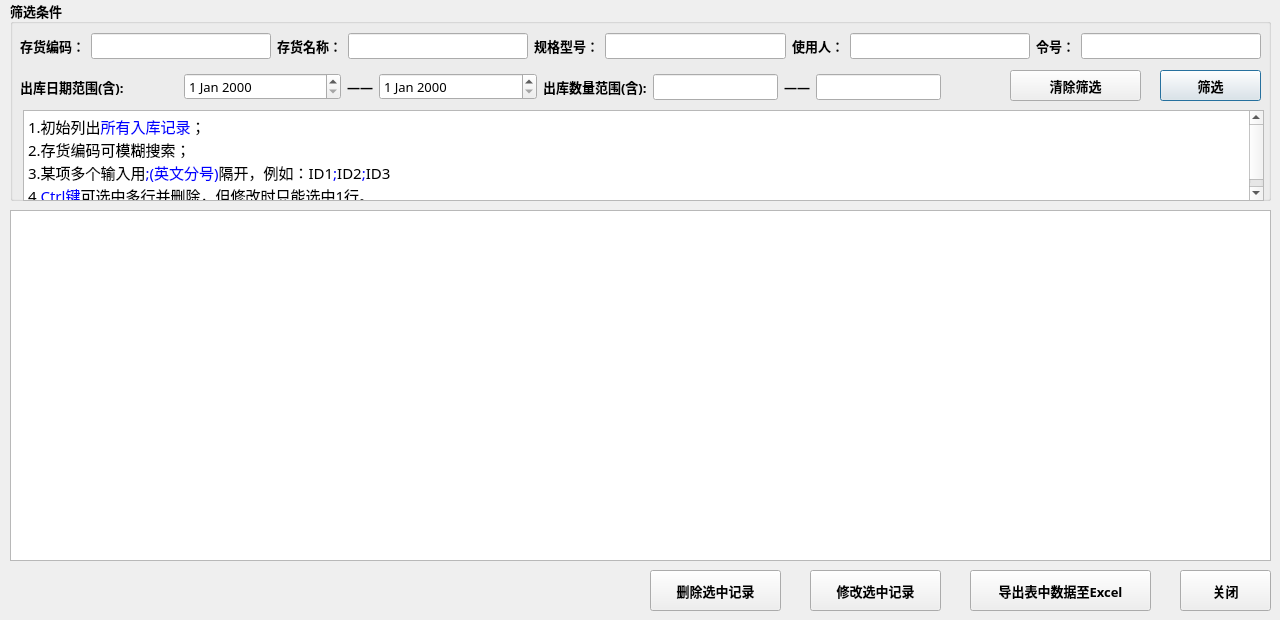
<?xml version="1.0" encoding="UTF-8"?>
<ui version="4.0">
 <class>out_info</class>
 <widget class="QDialog" name="out_info">
  <property name="geometry">
   <rect>
    <x>0</x>
    <y>0</y>
    <width>1280</width>
    <height>620</height>
   </rect>
  </property>
  <property name="windowTitle">
   <string>出库信息管理</string>
  </property>
  <widget class="QTableView" name="tableView">
   <property name="geometry">
    <rect>
     <x>10</x>
     <y>210</y>
     <width>1261</width>
     <height>351</height>
    </rect>
   </property>
  </widget>
  <widget class="QGroupBox" name="groupBox">
   <property name="geometry">
    <rect>
     <x>10</x>
     <y>0</y>
     <width>1261</width>
     <height>201</height>
    </rect>
   </property>
   <property name="font">
    <font>
     <family>微软雅黑</family>
     <pointsize>10</pointsize>
     <weight>75</weight>
     <bold>true</bold>
    </font>
   </property>
   <property name="title">
    <string>筛选条件</string>
   </property>
   <widget class="QWidget" name="horizontalLayoutWidget">
    <property name="geometry">
     <rect>
      <x>10</x>
      <y>30</y>
      <width>1241</width>
      <height>32</height>
     </rect>
    </property>
    <layout class="QHBoxLayout" name="horizontalLayout">
     <item>
      <widget class="QLabel" name="label">
       <property name="text">
        <string>存货编码：</string>
       </property>
      </widget>
     </item>
     <item>
      <widget class="QLineEdit" name="id">
       <property name="font">
        <font>
         <family>微软雅黑</family>
         <pointsize>10</pointsize>
         <weight>50</weight>
         <bold>false</bold>
        </font>
       </property>
      </widget>
     </item>
     <item>
      <widget class="QLabel" name="label_2">
       <property name="text">
        <string>存货名称：</string>
       </property>
      </widget>
     </item>
     <item>
      <widget class="QLineEdit" name="name">
       <property name="font">
        <font>
         <family>微软雅黑</family>
         <pointsize>10</pointsize>
         <weight>50</weight>
         <bold>false</bold>
        </font>
       </property>
      </widget>
     </item>
     <item>
      <widget class="QLabel" name="label_9">
       <property name="text">
        <string>规格型号：</string>
       </property>
      </widget>
     </item>
     <item>
      <widget class="QLineEdit" name="spec_lineEdit">
       <property name="font">
        <font>
         <family>微软雅黑</family>
         <pointsize>10</pointsize>
         <weight>50</weight>
         <bold>false</bold>
        </font>
       </property>
      </widget>
     </item>
     <item>
      <widget class="QLabel" name="label_7">
       <property name="text">
        <string>使用人：</string>
       </property>
      </widget>
     </item>
     <item>
      <widget class="QLineEdit" name="user_lineEdit">
       <property name="font">
        <font>
         <family>微软雅黑</family>
         <pointsize>10</pointsize>
         <weight>50</weight>
         <bold>false</bold>
        </font>
       </property>
      </widget>
     </item>
     <item>
      <widget class="QLabel" name="label_8">
       <property name="text">
        <string>令号：</string>
       </property>
      </widget>
     </item>
     <item>
      <widget class="QLineEdit" name="agree_lineEdit">
       <property name="font">
        <font>
         <family>微软雅黑</family>
         <pointsize>10</pointsize>
         <weight>50</weight>
         <bold>false</bold>
        </font>
       </property>
      </widget>
     </item>
    </layout>
   </widget>
   <widget class="QWidget" name="horizontalLayoutWidget_2">
    <property name="geometry">
     <rect>
      <x>10</x>
      <y>71</y>
      <width>921</width>
      <height>32</height>
     </rect>
    </property>
    <layout class="QHBoxLayout" name="horizontalLayout_2" stretch="10,10,1,10,0,0,0,0">
     <item>
      <widget class="QLabel" name="label_3">
       <property name="text">
        <string>出库日期范围(含):</string>
       </property>
      </widget>
     </item>
     <item>
      <widget class="QDateEdit" name="st_dateEdit">
       <property name="font">
        <font>
         <family>微软雅黑</family>
         <pointsize>10</pointsize>
         <weight>50</weight>
         <bold>false</bold>
        </font>
       </property>
      </widget>
     </item>
     <item>
      <widget class="QLabel" name="label_4">
       <property name="text">
        <string>——</string>
       </property>
      </widget>
     </item>
     <item>
      <widget class="QDateEdit" name="ed_dateEdit">
       <property name="font">
        <font>
         <family>微软雅黑</family>
         <pointsize>10</pointsize>
         <weight>50</weight>
         <bold>false</bold>
        </font>
       </property>
      </widget>
     </item>
     <item>
      <widget class="QLabel" name="label_5">
       <property name="text">
        <string>出库数量范围(含):</string>
       </property>
      </widget>
     </item>
     <item>
      <widget class="QLineEdit" name="st_num">
       <property name="font">
        <font>
         <family>微软雅黑</family>
         <pointsize>10</pointsize>
         <weight>50</weight>
         <bold>false</bold>
        </font>
       </property>
      </widget>
     </item>
     <item>
      <widget class="QLabel" name="label_10">
       <property name="text">
        <string>——</string>
       </property>
      </widget>
     </item>
     <item>
      <widget class="QLineEdit" name="ed_num">
       <property name="font">
        <font>
         <family>微软雅黑</family>
         <pointsize>10</pointsize>
         <weight>50</weight>
         <bold>false</bold>
        </font>
       </property>
      </widget>
     </item>
    </layout>
   </widget>
   <widget class="QPushButton" name="query_btn">
    <property name="geometry">
     <rect>
      <x>1150</x>
      <y>70</y>
      <width>101</width>
      <height>31</height>
     </rect>
    </property>
    <property name="font">
     <font>
      <family>微软雅黑</family>
      <pointsize>10</pointsize>
      <weight>75</weight>
      <bold>true</bold>
     </font>
    </property>
    <property name="text">
     <string>筛选</string>
    </property>
   </widget>
   <widget class="QPushButton" name="clear_query_btn">
    <property name="geometry">
     <rect>
      <x>1000</x>
      <y>70</y>
      <width>131</width>
      <height>31</height>
     </rect>
    </property>
    <property name="font">
     <font>
      <family>微软雅黑</family>
      <pointsize>10</pointsize>
      <weight>75</weight>
      <bold>true</bold>
     </font>
    </property>
    <property name="text">
     <string>清除筛选</string>
    </property>
   </widget>
   <widget class="QTextEdit" name="textEdit">
    <property name="geometry">
     <rect>
      <x>13</x>
      <y>110</y>
      <width>1241</width>
      <height>91</height>
     </rect>
    </property>
    <property name="readOnly">
     <bool>true</bool>
    </property>
    <property name="html">
     <string>&lt;!DOCTYPE HTML PUBLIC &quot;-//W3C//DTD HTML 4.0//EN&quot; &quot;http://www.w3.org/TR/REC-html40/strict.dtd&quot;&gt;
&lt;html&gt;&lt;head&gt;&lt;meta name=&quot;qrichtext&quot; content=&quot;1&quot; /&gt;&lt;style type=&quot;text/css&quot;&gt;
p, li { white-space: pre-wrap; }
&lt;/style&gt;&lt;/head&gt;&lt;body style=&quot; font-family:'微软雅黑'; font-size:10pt; font-weight:600; font-style:normal;&quot;&gt;
&lt;p style=&quot; margin-top:0px; margin-bottom:0px; margin-left:0px; margin-right:0px; -qt-block-indent:0; text-indent:0px;&quot;&gt;&lt;span style=&quot; font-size:11pt; font-weight:400;&quot;&gt;1.初始列出&lt;/span&gt;&lt;span style=&quot; font-size:11pt; font-weight:400; color:#0000ff;&quot;&gt;所有入库记录&lt;/span&gt;&lt;span style=&quot; font-size:11pt; font-weight:400;&quot;&gt;；&lt;/span&gt;&lt;/p&gt;
&lt;p style=&quot; margin-top:0px; margin-bottom:0px; margin-left:0px; margin-right:0px; -qt-block-indent:0; text-indent:0px;&quot;&gt;&lt;span style=&quot; font-size:11pt; font-weight:400;&quot;&gt;2.存货编码可模糊搜索；&lt;/span&gt;&lt;/p&gt;
&lt;p style=&quot; margin-top:0px; margin-bottom:0px; margin-left:0px; margin-right:0px; -qt-block-indent:0; text-indent:0px;&quot;&gt;&lt;span style=&quot; font-size:11pt; font-weight:400;&quot;&gt;3.某项多个输入用&lt;/span&gt;&lt;span style=&quot; font-size:11pt; font-weight:400; color:#0000ff;&quot;&gt;;(英文分号)&lt;/span&gt;&lt;span style=&quot; font-size:11pt; font-weight:400;&quot;&gt;隔开，例如：ID1&lt;/span&gt;&lt;span style=&quot; font-size:11pt; font-weight:400; color:#0000ff;&quot;&gt;;&lt;/span&gt;&lt;span style=&quot; font-size:11pt; font-weight:400;&quot;&gt;ID2&lt;/span&gt;&lt;span style=&quot; font-size:11pt; font-weight:400; color:#0000ff;&quot;&gt;;&lt;/span&gt;&lt;span style=&quot; font-size:11pt; font-weight:400;&quot;&gt;ID3&lt;/span&gt;&lt;/p&gt;
&lt;p style=&quot; margin-top:0px; margin-bottom:0px; margin-left:0px; margin-right:0px; -qt-block-indent:0; text-indent:0px;&quot;&gt;&lt;span style=&quot; font-size:11pt; font-weight:400;&quot;&gt;4.&lt;/span&gt;&lt;span style=&quot; font-size:11pt; font-weight:400; color:#0000ff;&quot;&gt;Ctrl键&lt;/span&gt;&lt;span style=&quot; font-size:11pt; font-weight:400;&quot;&gt;可选中多行并删除，但修改时只能选中1行。&lt;/span&gt;&lt;/p&gt;&lt;/body&gt;&lt;/html&gt;</string>
    </property>
   </widget>
  </widget>
  <widget class="QPushButton" name="del_btn">
   <property name="geometry">
    <rect>
     <x>650</x>
     <y>570</y>
     <width>131</width>
     <height>41</height>
    </rect>
   </property>
   <property name="font">
    <font>
     <family>微软雅黑</family>
     <pointsize>10</pointsize>
     <weight>75</weight>
     <bold>true</bold>
    </font>
   </property>
   <property name="text">
    <string>删除选中记录</string>
   </property>
  </widget>
  <widget class="QPushButton" name="update_btn">
   <property name="geometry">
    <rect>
     <x>810</x>
     <y>570</y>
     <width>131</width>
     <height>41</height>
    </rect>
   </property>
   <property name="font">
    <font>
     <family>微软雅黑</family>
     <pointsize>10</pointsize>
     <weight>75</weight>
     <bold>true</bold>
    </font>
   </property>
   <property name="text">
    <string>修改选中记录</string>
   </property>
  </widget>
  <widget class="QPushButton" name="export_excel">
   <property name="geometry">
    <rect>
     <x>970</x>
     <y>570</y>
     <width>181</width>
     <height>41</height>
    </rect>
   </property>
   <property name="font">
    <font>
     <family>微软雅黑</family>
     <pointsize>10</pointsize>
     <weight>75</weight>
     <bold>true</bold>
    </font>
   </property>
   <property name="text">
    <string>导出表中数据至Excel</string>
   </property>
  </widget>
  <widget class="QPushButton" name="cancel_btn">
   <property name="geometry">
    <rect>
     <x>1180</x>
     <y>570</y>
     <width>91</width>
     <height>41</height>
    </rect>
   </property>
   <property name="font">
    <font>
     <family>微软雅黑</family>
     <pointsize>10</pointsize>
     <weight>75</weight>
     <bold>true</bold>
    </font>
   </property>
   <property name="text">
    <string>关闭</string>
   </property>
  </widget>
 </widget>
 <resources/>
 <connections/>
</ui>
